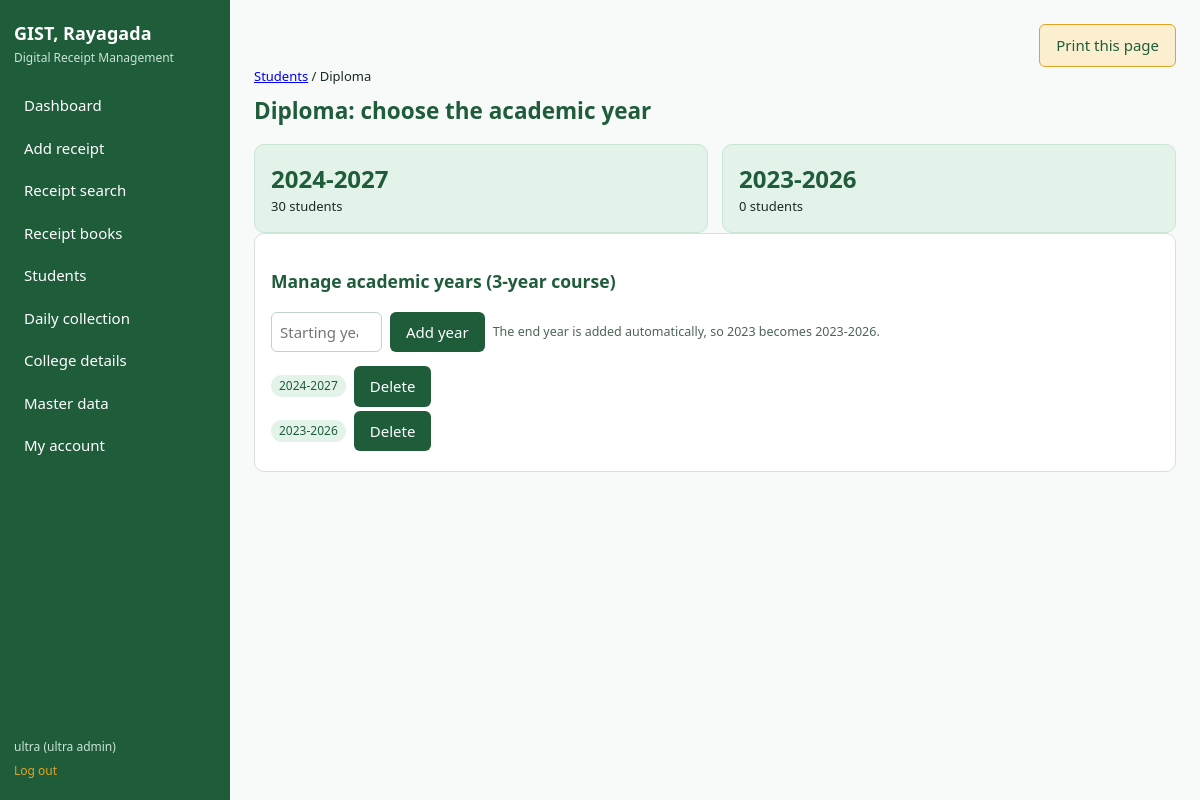
Page /students/course/1 (signed in) on the committed database.
### tables this page shows
CREATE TABLE settings(key TEXT PRIMARY KEY, value TEXT);

CREATE TABLE courses(id INTEGER PRIMARY KEY, name TEXT UNIQUE NOT NULL, duration INTEGER NOT NULL DEFAULT 4);

CREATE TABLE acad_years(id INTEGER PRIMARY KEY, course_id INTEGER NOT NULL REFERENCES courses(id), label TEXT NOT NULL, UNIQUE(course_id,label));

### app.py (the view, shortened to what this page needs)
@app.route("/students/course/<int:cid>", methods=["GET", "POST"])
@access(*ENTRY)
def st_years(cid):
    c = db()
    course, _, _ = pick(cid)
    years = c.execute("SELECT y.*, (SELECT COUNT(*) FROM students s WHERE s.course=? AND s.acad_session=y.label) AS n "
                      "FROM acad_years y WHERE y.course_id=? ORDER BY y.label DESC", (course["name"], cid)).fetchall()
    return render_template("student_years.html", course=course, years=years)

### app.py (called while the page is built)
def db():
    if "db" not in g:
        g.db = sqlite3.connect(DB)
        g.db.row_factory = sqlite3.Row
        g.db.execute("PRAGMA foreign_keys=ON")
    return g.db

def access(*roles):
    def deco(f):
        @wraps(f)
        def wrapper(*a, **k):
            if "uid" not in session:
                return redirect(url_for("login"))
            if roles and session["role"] != "superadmin" and session["role"] not in roles:
                abort(403)
            return f(*a, **k)
        return wrapper
    return deco

@app.context_processor
def inject():
    c = db()
    return dict(college={r["key"]: r["value"] for r in c.execute("SELECT * FROM settings")},
                qrs=c.execute("SELECT * FROM qr_codes ORDER BY id").fetchall())

def pick(cid, yid=None, bid=None):
    c = db()
    course = c.execute("SELECT * FROM courses WHERE id=?", (cid,)).fetchone() or abort(404)
    year = branch = None
    if yid is not None:
        year = c.execute("SELECT * FROM acad_years WHERE id=? AND course_id=?", (yid, cid)).fetchone() or abort(404)
    if bid is not None:
        branch = c.execute("SELECT * FROM branches WHERE id=? AND course_id=?", (bid, cid)).fetchone() or abort(404)
    return course, year, branch

### templates/student_years.html
{% extends "base.html" %}{% block title %}{{ course.name }} academic years{% endblock %}{% block body %}
<p class="crumbs"><a href="{{ url_for('students') }}">Students</a> / {{ course.name }}</p>
<h2>{{ course.name }}: choose the academic year</h2>
<div class="cards">{% for y in years %}<a class="card mint" href="{{ url_for('st_branches', cid=course.id, yid=y.id) }}"><strong>{{ y.label }}</strong><span>{{ y.n }} students</span></a>
{% else %}<p>No academic years yet.{% if session.role == 'superadmin' %} Add one below.{% else %} Ask the ultra admin to add one.{% endif %}</p>{% endfor %}</div>
{% if session.role == 'superadmin' %}
<div class="panel"><h3>Manage academic years ({{ course.duration }}-year course)</h3>
<form method="post" class="bar"><input type="hidden" name="action" value="add">
<input type="number" name="start" min="1990" max="2100" placeholder="Starting year, e.g. {{ 2023 }}" required><button>Add year</button>
<small>The end year is added automatically, so 2023 becomes 2023-{{ 2023 + course.duration }}.</small></form>
{% for y in years %}<form method="post" class="bar" style="margin:4px 0" onsubmit="return confirm('Delete academic year {{ y.label }}?')"><input type="hidden" name="action" value="del"><input type="hidden" name="id" value="{{ y.id }}"><span class="tag">{{ y.label }}</span><button class="danger">Delete</button></form>{% endfor %}</div>
{% endif %}{% endblock %}

### templates/base.html (shortened to what this page needs)
<!doctype html><html lang="en"><head><meta charset="utf-8"><meta name="viewport" content="width=device-width,initial-scale=1">
<title>{% block title %}Dashboard{% endblock %} | Receipts</title><link rel="stylesheet" href="{{ url_for('static', filename='style.css') }}">
</head><body>
{% if session.uid %}
<aside class="side"><h1>{{ college.get('name') or 'GIST, Rayagada' }}</h1><p>Digital Receipt Management</p>
<nav>
<a href="{{ url_for('dashboard') }}">Dashboard</a>
{% if session.role != 'principal' %}<a href="{{ url_for('receipt_save') }}">Add receipt</a>{% endif %}
<a href="{{ url_for('search') }}">Receipt search</a>
{% if has('admin','accountant') %}<a href="{{ url_for('books') }}">Receipt books</a>{% endif %}
{% if session.role != 'principal' %}<a href="{{ url_for('students') }}">Students</a>{% endif %}
<a href="{{ url_for('daily') }}">Daily collection</a>
{% if has('admin') %}<a href="{{ url_for('college_page') }}">College details</a>{% endif %}
{% if has() %}<a href="{{ url_for('master') }}">Master data</a>{% endif %}
<a href="{{ url_for('account') }}">My account</a>
</nav><div class="who">{{ session.user }} ({{ 'ultra admin' if session.role == 'superadmin' else session.role }})<a href="{{ url_for('logout') }}">Log out</a></div></aside>
{% endif %}
<main>
{% block ph %}{% if session.uid %}
<div class="noprint" style="text-align:right"><button class="btn alt" onclick="window.print()">Print this page</button></div>{% endif %}{% endblock %}
{% block body %}{% endblock %}
</main><script src="{{ url_for('static', filename='app.js') }}"></script></body></html>

### static/style.css (style rules this page uses)
:root { --forest:#1F5C3A;--forest-d:#174a2e;--mint:#E4F3EA;--mint-d:#C9E6D5;--amber-l:#FCEFCF;--amber:#E0A526;--bg:#F7FAF8;--ink:#1B2A21;--red:#B3402F;--line:#D5E3DA }
* { box-sizing:border-box }
body { margin:0;display:flex;min-height:100vh;background:var(--bg);color:var(--ink);font:15px/1.5 "Segoe UI",system-ui,sans-serif }
.side { width:230px;background:var(--forest);color:#fff;padding:20px 14px;display:flex;flex-direction:column;flex-shrink:0 }
.side h1 { font-size:18px;margin:0 }
.side p { margin:2px 0 18px;font-size:12px;color:var(--mint-d) }
.side nav { display:flex;flex-direction:column;gap:2px;flex:1 }
.side a { color:#fff;text-decoration:none;padding:9px 10px;border-radius:6px }
.who { font-size:12px;color:var(--mint-d) }
.who a { display:block;padding:6px 0 0;color:var(--amber) }
main { flex:1;padding:24px;max-width:1100px;min-width:0 }
h2 { margin:0 0 16px;color:var(--forest) }
.cards { display:grid;grid-template-columns:repeat(auto-fit,minmax(190px,1fr));gap:14px }
.card { padding:16px;border-radius:10px;border:1px solid var(--mint-d);background:var(--mint) }
.card span { display:block;font-size:13px }
.card strong { font-size:24px;color:var(--forest) }
.panel { background:#fff;border:1px solid var(--line);border-radius:10px;padding:16px;margin-bottom:18px }
input,select,textarea { padding:8px;border:1px solid #BFD3C6;border-radius:6px;font:inherit;background:#fff }
button,.btn { background:var(--forest);color:#fff;border:0;border-radius:6px;padding:9px 16px;font:inherit;cursor:pointer;text-decoration:none;display:inline-block }
.btn.alt { background:var(--amber-l);color:var(--forest);border:1px solid var(--amber) }
.tag { padding:2px 8px;border-radius:99px;font-size:12px;background:var(--mint);color:var(--forest) }
.bar { display:flex;gap:8px;margin:14px 0;flex-wrap:wrap;align-items:center }
small { color:#4d6455 }
.crumbs { margin:0 0 8px;font-size:13px }
a.card { text-decoration:none;color:inherit }
h3 { color:var(--forest) }

### rows in the picture
settings: value "GIST, Rayagada"
courses: name "Diploma", duration "3", 2023+course.duration "2026"
acad_years: label "2024-2027", n "30"
acad_years: label "2023-2026", n "0"

### other values in the picture
{{ session.user }} "ultra"
{{ 'ultra admin' if session.role == 'superadmin' else session.role }} "ultra admin"
